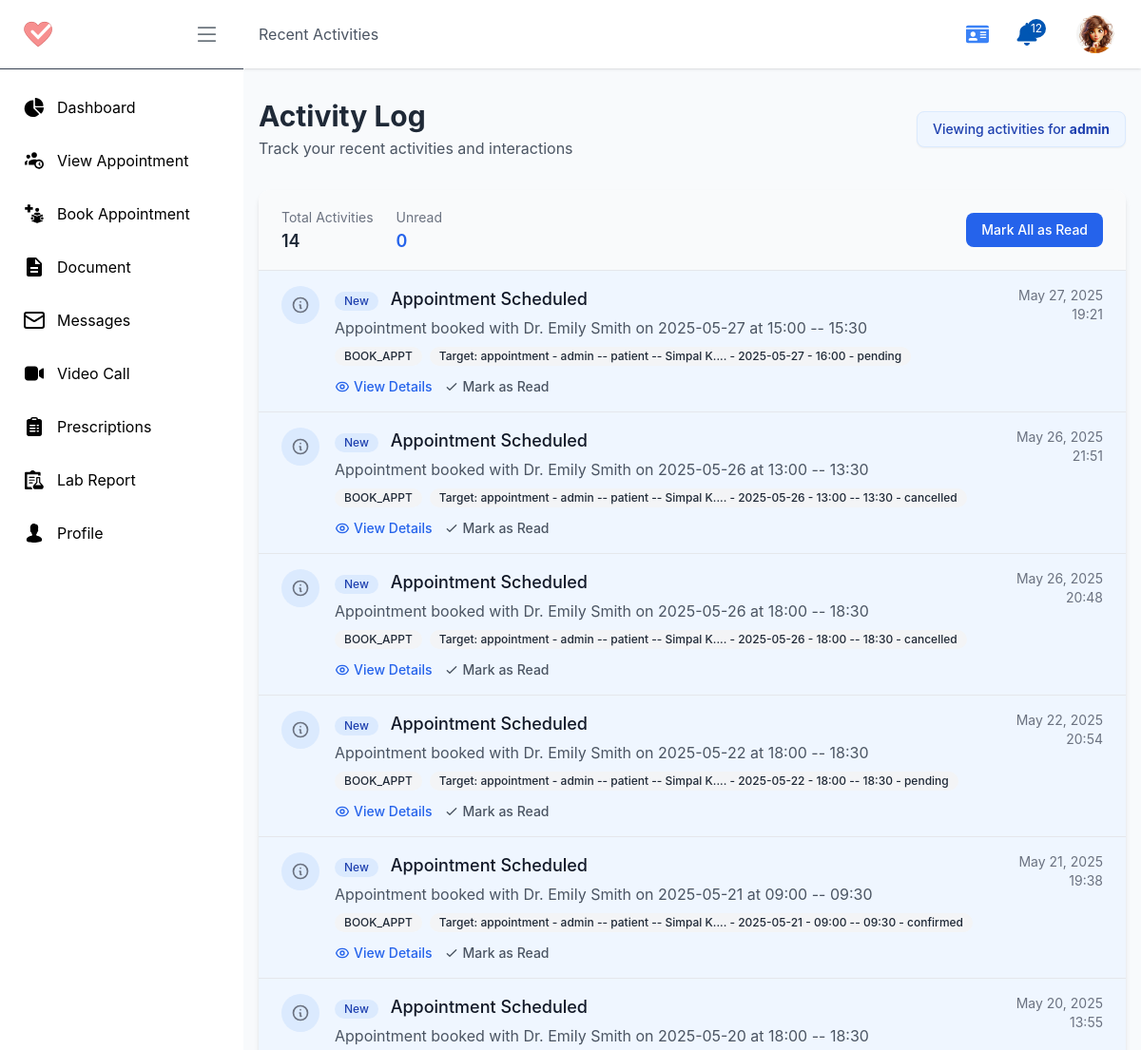
/p/activities/ (signed in, upper part), run on an earlier commit of the app's database.
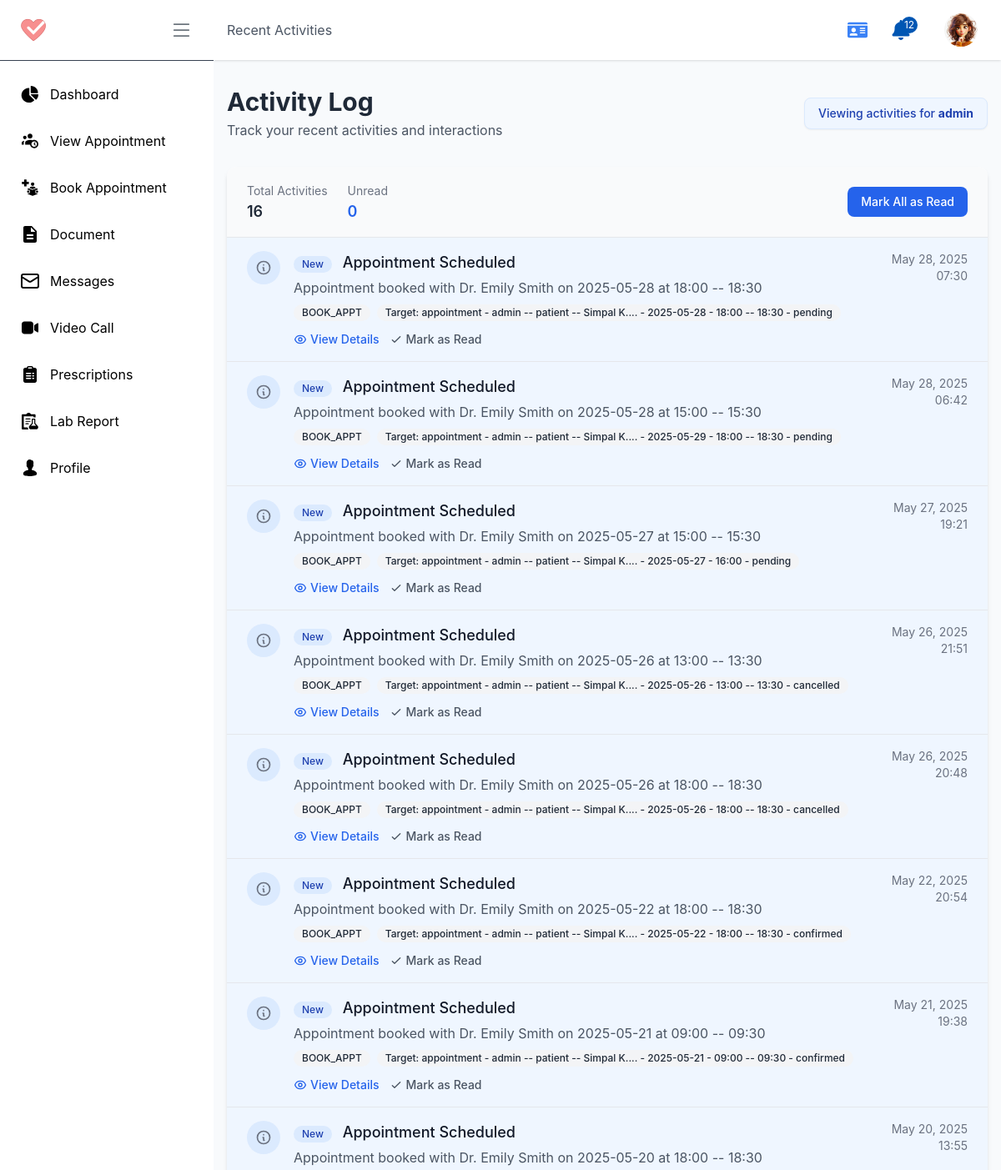
And on a later commit of the database.
### account/models.py (models this page shows, shortened)
class ActivityLog(models.Model):
    profile = models.ForeignKey(Profile, on_delete=models.CASCADE, related_name="activity_logs")
    action = models.CharField(max_length=50)
    title = models.CharField(max_length=255, blank=True)
    description = models.TextField(blank=True)
    timestamp = models.DateTimeField(auto_now_add=True)
    viewed = models.BooleanField(default=False)
    target_content_type = models.ForeignKey(
        ContentType, on_delete=models.CASCADE, null=True, blank=True
    )
    target_object_id = models.PositiveIntegerField(null=True, blank=True)
    target = GenericForeignKey("target_content_type", "target_object_id")
    class Meta:
        ordering = ["-timestamp"]
    def get_target_display(self):
        if self.target_content_type:
            return f"{self.target_content_type.model} - {self.target}"
        return "No target"

class Profile(models.Model):
    user = models.OneToOneField(User, on_delete=models.CASCADE, related_name="profile")
    role = models.CharField(max_length=10, choices=USER_ROLES, default='patient')
    profile_pic = models.ImageField(upload_to='profile_pictures/', default='profile_pictures/default.jpg')
    phone_regex = RegexValidator(regex=r'^\+?1?\d{9,15}$', message="Phone number must be entered in the format: '+999999999'. Up to 15 digits allowed.")
    ph_number = models.CharField(validators=[phone_regex], max_length=16, blank=True) # validators should be a list
    address = models.CharField(max_length=255, blank=True)
    date_of_birth = models.DateField(null=True, blank=True)
    gender = models.CharField(max_length=10, choices=[('male', 'Male'), ('female', 'Female'), ('other', 'Other')], blank=True)
    email_notification = models.BooleanField(default=True)
    sms_notification = models.BooleanField(default=True)
    reminders = models.BooleanField(default=True)
    created_at = models.DateTimeField(auto_now_add=True)
    updated_at = models.DateTimeField(auto_now=True)
    is_active = models.BooleanField(default=True)
    is_verified = models.BooleanField(default=False)
    def __str__(self):
        return f"{self.user.username} -- {self.role} -- {self.user.first_name}"

### patient/models.py (models this page shows)
class Appointment(models.Model):
    APPOINTMENT_TYPES =  [
        ('general_consultation', 'General Consultation'),
        ('follow_up_visit', 'Follow-up Visit'),
        ('online_consultation', 'Online Consultation'),
        ('offline_consultation', 'Offline Consultation'),
    ]
    uuid = models.UUIDField(default=uuid.uuid4, editable=True)
    profile = models.ForeignKey(Profile, on_delete=models.CASCADE, related_name="patients_appointments", help_text=" Patient Profile")
    doctor = models.ForeignKey(DoctorProfile, on_delete=models.SET_NULL, related_name="patients_appointments", blank=True, null=True)
    appointment_type = models.CharField(max_length=50, choices=APPOINTMENT_TYPES, default='general_consultation')
    time_slot = models.ForeignKey(AppointmentTimeSlot, on_delete=models.SET_NULL, related_name="patients_appointments", blank=True, null=True)
    appointment_date = models.DateField()
    appointment_time_str = models.CharField(max_length=50, blank=True)
    file = models.FileField(upload_to='appointment_files/', blank=True)
    reason = models.TextField(blank=True)
    STATUS_TYPE = [
        ('pending', 'Pending'),
        ('confirmed', 'Confirmed'),
        ('cancelled', 'Cancelled'),
        ('completed', 'Completed')
    ]
    status = models.CharField(max_length=50,  choices=STATUS_TYPE, default='pending')
    cancled_by = models.ForeignKey(Profile, on_delete=models.SET_NULL, related_name="cancelled_appointments", blank=True, null=True)
    cancel_reason = models.TextField(blank=True, null=True)
    confirm_by = models.ForeignKey(Profile, on_delete=models.SET_NULL, related_name="confirmed_appointments", blank=True, null=True)
    created_at = models.DateTimeField(auto_now_add=True, blank=True)
    updated_at = models.DateTimeField(auto_now=True, blank=True)
    def __str__(self):
        return f"{self.profile} - {self.appointment_date} - {self.appointment_time_str} - {self.status}"

### patient/views.py (the view)
# urls.py: path('activities/', p_activities, name='activities'),
def p_activities(request: HttpRequest):
    profile: Profile = request.user.profile
    activities = ActivityLog.objects.filter(profile=profile).order_by('-timestamp')
    context = {
        'profile': profile,
        'activities': activities,
    }
    return render(request, 'pages/patient/activities.html', context)

### home/templatetags/url_resolver.py (called while the page is built)
@register.simple_tag
def role_to_url(role, destination):
    try:
        return reverse(f"{role}:{destination}")
    except NoReverseMatch:
        return "#"  # fallback URL if the view is not found

### patient/models.py (called while the page is built)
    def __str__(self):
        return f"{self.nick_name}"

### templates/pages/patient/activities.html (shortened to what the changed rows need)
{% extends "pages/patient/P_base.html" %}
{% load static %}
{% block content %}
<div class="container mx-auto px-4 py-8 max-w-6xl">
    <div class="mb-8 flex justify-between items-center">
        <div>
            <h1 class="text-3xl font-bold text-gray-800">Activity Log</h1>
        </div>
    </div>
    <div class="bg-white rounded-xl shadow-md overflow-hidden">
        <div class="bg-gray-50 px-6 py-4 border-b border-gray-200">
            <div class="flex flex-wrap justify-between items-center">
                <div class="flex space-x-6">
                    <div>
                        <span class="text-gray-500 text-sm">Total Activities</span>
                        <p class="text-lg font-semibold text-gray-800">{{ activities|length }}</p>
                    </div>
                </div>
            </div>
        </div>
        <div class="divide-y divide-gray-200">
            {% for activity in activities %}
                <div class="px-6 py-4 {% if not activity.viewed %}bg-blue-50{% endif %} hover:bg-gray-50 transition duration-150">
                    <div class="flex items-start">
                        <div class="h-10 w-10 rounded-full bg-{% if not activity.viewed %}blue{% else %}gray{% endif %}-100 flex items-center justify-center flex-shrink-0">
                            {% if "create" in activity.action|lower or "add" in activity.action|lower %}
                                <svg class="h-5 w-5 text-green-500" fill="none" stroke="currentColor" viewBox="0 0 24 24" xmlns="http://www.w3.org/2000/svg">
                                    <path stroke-linecap="round" stroke-linejoin="round" stroke-width="2" d="M12 6v6m0 0v6m0-6h6m-6 0H6"></path>
                                </svg>
                            {% elif "delete" in activity.action|lower or "remove" in activity.action|lower %}
                                <svg class="h-5 w-5 text-red-500" fill="none" stroke="currentColor" viewBox="0 0 24 24" xmlns="http://www.w3.org/2000/svg">
                                    <path stroke-linecap="round" stroke-linejoin="round" stroke-width="2" d="M19 7l-.867 12.142A2 2 0 0116.138 21H7.862a2 2 0 01-1.995-1.858L5 7m5 4v6m4-6v6m1-10V4a1 1 0 00-1-1h-4a1 1 0 00-1 1v3M4 7h16"></path>
                                </svg>
                            {% else %}
                                <svg class="h-5 w-5 text-gray-500" fill="none" stroke="currentColor" viewBox="0 0 24 24" xmlns="http://www.w3.org/2000/svg">
                                    <path stroke-linecap="round" stroke-linejoin="round" stroke-width="2" d="M13 16h-1v-4h-1m1-4h.01M21 12a9 9 0 11-18 0 9 9 0 0118 0z"></path>
                                </svg>
                            {% endif %}
                        </div>
                        <div class="ml-4 flex-1">
                            <div class="flex justify-between items-start">
                                <div>
                                    <h3 class="text-lg font-medium text-gray-900">
                                        {% if not activity.viewed %}
                                            <span class="inline-flex items-center px-2.5 py-0.5 rounded-full text-xs font-medium bg-blue-100 text-blue-800 mr-2">
                                                New
                                            </span>
                                        {% endif %}
                                        {{ activity.title|default:activity.action }}
                                    </h3>
                                    {% if activity.description %}
                                        <p class="mt-1 text-gray-600">{{ activity.description|truncatechars:120 }}</p>
                                    {% endif %}
                                </div>
                                <span class="text-sm text-gray-500 whitespace-nowrap ml-4">
                                    {{ activity.timestamp|date:"M d, Y" }}
                                    <span class="block text-right">{{ activity.timestamp|time:"H:i" }}</span>
                                </span>
                            </div>
                            <div class="mt-2 flex flex-wrap gap-2">
                                <span class="inline-flex items-center px-2.5 py-0.5 rounded-full text-xs font-medium bg-gray-100 text-gray-800">
                                    {{ activity.action }}
                                </span>
                                {% if activity.target %}
                                <span class="inline-flex items-center px-2.5 py-0.5 rounded-full text-xs font-medium bg-gray-100 text-gray-800">
                                    Target: {{ activity.get_target_display }}
                                </span>
                                {% endif %}
                            </div>
                            <div class="mt-3 flex items-center space-x-3">
                                <a href="#" class="text-sm text-blue-600 hover:text-blue-800 font-medium flex items-center">
                                    View Details
                                </a>
                                {% if not activity.viewed %}
                                <a href="#" class="text-sm text-gray-600 hover:text-gray-800 font-medium flex items-center">
                                    <svg class="h-4 w-4 mr-1" fill="none" stroke="currentColor" viewBox="0 0 24 24" xmlns="http://www.w3.org/2000/svg">
                                        <path stroke-linecap="round" stroke-linejoin="round" stroke-width="2" d="M5 13l4 4L19 7"></path>
                                    </svg>
                                    Mark as Read
                                </a>
                                {% endif %}
                            </div>
                        </div>
                    </div>
                </div>
            {% endfor %}
        </div>
    </div>
</div>
{% endblock %}

What changed in the data, as far as the page shows it:
added ActivityLog: viewed "New", title "Appointment Scheduled", description "Appointment booked with Dr. Emily Smith on 2025-05-28 at 18:00 -- 18:30", timestamp "May 28, 2025", timestamp "07:30", action "BOOK_APPT", target "appointment - admin -- patient -- Simpal K.... - 2025-05-28 - 18:00 -- 18:30 - pending"
added ActivityLog: viewed "New", title "Appointment Scheduled", description "Appointment booked with Dr. Emily Smith on 2025-05-28 at 15:00 -- 15:30", timestamp "May 28, 2025", timestamp "06:42", action "BOOK_APPT", target "appointment - admin -- patient -- Simpal K.... - 2025-05-29 - 18:00 -- 18:30 - pending"
changed through a linked row, ActivityLog: target "appointment - admin -- patient -- Simpal K.... - 2025-05-22 - 18:00 -- 18:30 - pending" → "appointment - admin -- patient -- Simpal K.... - 2025-05-22 - 18:00 -- 18:30 - confirmed"
Also different on the page:
{{ activities|length }}: "14" → "16"
